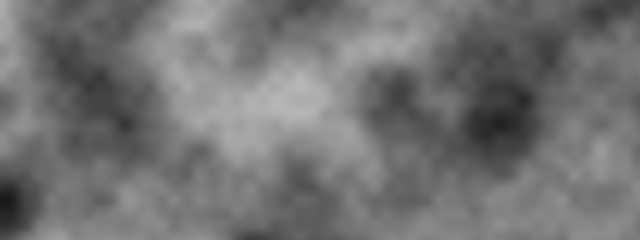
Frame 1 (no input)
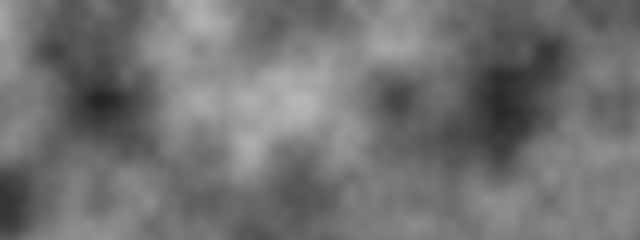
Frame 60 (no input)
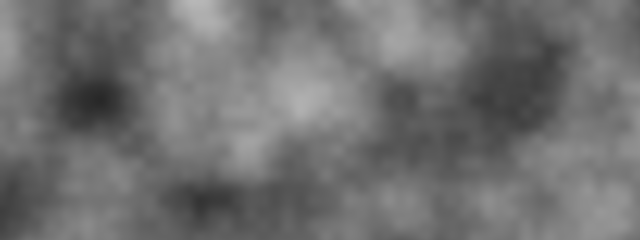
Frame 120 (the mouse pressed at the canvas centre since frame 60)

The p5.js sketch that drew these frames (run headless with seeded random() and noise() and a simulated clock; from frame 60 on, the mouse is pressed at the canvas centre):

// p5.js sketch
// ── sketch.js
let zoff = 0.0;

function setup() {
    createCanvas(640, 240);

    pixelDensity(1);
}

function draw() {
    drawPerlinNoisePixels();
}


function drawPerlinNoisePixels() {
    loadPixels();

    let xoff = 0.0;

    for (let x = 0; x < width; x++) {
        let yoff = 0.0;

        for (let y = 0; y < height; y++) {
            let index = (x + y * width) * 4;
            let brightness = map(noise(xoff, yoff, zoff), 0, 1, 0, 255);
            pixels[index] = brightness;
            pixels[index + 1] = brightness;
            pixels[index + 2] = brightness;
            pixels[index + 3] = 255;

            yoff += 0.01;
        }

        xoff += 0.01;
    }

    zoff += 0.003;

    updatePixels();
}
